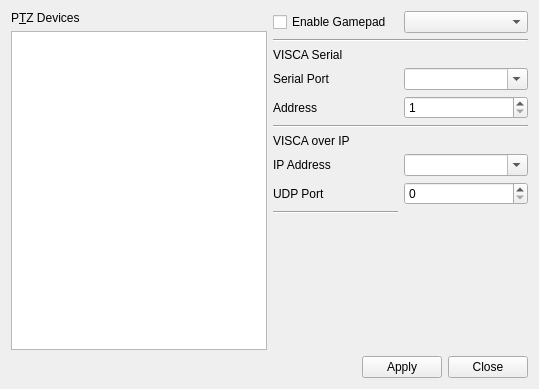
<?xml version="1.0" encoding="UTF-8"?>
<ui version="4.0">
 <class>PTZSettings</class>
 <widget class="QWidget" name="PTZSettings">
  <property name="geometry">
   <rect>
    <x>0</x>
    <y>0</y>
    <width>539</width>
    <height>389</height>
   </rect>
  </property>
  <property name="windowTitle">
   <string>PTZ Device Settings</string>
  </property>
  <layout class="QVBoxLayout" name="verticalLayout">
   <item>
    <layout class="QHBoxLayout" name="horizontalLayout_5">
     <item>
      <layout class="QVBoxLayout" name="verticalLayout_3">
       <item>
        <widget class="QLabel" name="label_2">
         <property name="text">
          <string>P&amp;TZ Devices</string>
         </property>
         <property name="buddy">
          <cstring>deviceList</cstring>
         </property>
        </widget>
       </item>
       <item>
        <widget class="QListView" name="deviceList">
         <property name="contextMenuPolicy">
          <enum>Qt::CustomContextMenu</enum>
         </property>
        </widget>
       </item>
       <item>
        <layout class="QHBoxLayout" name="horizontalLayout_2">
         <item>
          <widget class="QPushButton" name="addPTZ">
           <property name="maximumSize">
            <size>
             <width>22</width>
             <height>22</height>
            </size>
           </property>
           <property name="toolTip">
            <string>Add PTZ Device</string>
           </property>
           <property name="accessibleName">
            <string>Add PTZ Device</string>
           </property>
           <property name="text">
            <string notr="true"/>
           </property>
           <property name="flat">
            <bool>true</bool>
           </property>
           <property name="themeID" stdset="0">
            <string notr="true">addIconSmall</string>
           </property>
          </widget>
         </item>
         <item>
          <widget class="QPushButton" name="removePTZ">
           <property name="maximumSize">
            <size>
             <width>22</width>
             <height>22</height>
            </size>
           </property>
           <property name="toolTip">
            <string>RemoveScripts</string>
           </property>
           <property name="accessibleName">
            <string>RemoveScripts</string>
           </property>
           <property name="text">
            <string notr="true"/>
           </property>
           <property name="flat">
            <bool>true</bool>
           </property>
           <property name="themeID" stdset="0">
            <string notr="true">removeIconSmall</string>
           </property>
          </widget>
         </item>
         <item>
          <spacer name="horizontalSpacer_2">
           <property name="orientation">
            <enum>Qt::Horizontal</enum>
           </property>
           <property name="sizeHint" stdset="0">
            <size>
             <width>40</width>
             <height>20</height>
            </size>
           </property>
          </spacer>
         </item>
        </layout>
       </item>
      </layout>
     </item>
     <item>
      <layout class="QVBoxLayout" name="propertiesLayout" stretch="0,1,0,0">
       <property name="sizeConstraint">
        <enum>QLayout::SetDefaultConstraint</enum>
       </property>
       <item>
        <layout class="QGridLayout" name="gridLayout">
         <item row="9" column="0">
          <widget class="QLabel" name="label_3">
           <property name="text">
            <string>UDP Port</string>
           </property>
          </widget>
         </item>
         <item row="3" column="0">
          <widget class="QLabel" name="serialLabel">
           <property name="text">
            <string>VISCA Serial</string>
           </property>
          </widget>
         </item>
         <item row="1" column="0">
          <widget class="QCheckBox" name="gamepadCheckBox">
           <property name="text">
            <string>Enable Gamepad</string>
           </property>
          </widget>
         </item>
         <item row="4" column="0">
          <widget class="QLabel" name="visca_port_label">
           <property name="text">
            <string>Serial Port</string>
           </property>
          </widget>
         </item>
         <item row="5" column="0">
          <widget class="QLabel" name="label_4">
           <property name="text">
            <string>Address</string>
           </property>
          </widget>
         </item>
         <item row="7" column="0">
          <widget class="QLabel" name="label_5">
           <property name="text">
            <string>VISCA over IP</string>
           </property>
          </widget>
         </item>
         <item row="8" column="0">
          <widget class="QLabel" name="label">
           <property name="text">
            <string>IP Address</string>
           </property>
          </widget>
         </item>
         <item row="1" column="1">
          <widget class="QComboBox" name="gamepadComboBox"/>
         </item>
         <item row="4" column="1">
          <widget class="QComboBox" name="viscaPortComboBox">
           <property name="editable">
            <bool>true</bool>
           </property>
          </widget>
         </item>
         <item row="5" column="1">
          <widget class="QSpinBox" name="viscaIDSpinBox">
           <property name="minimum">
            <number>1</number>
           </property>
           <property name="maximum">
            <number>7</number>
           </property>
          </widget>
         </item>
         <item row="8" column="1">
          <widget class="QComboBox" name="ipAddressComboBox">
           <property name="editable">
            <bool>true</bool>
           </property>
          </widget>
         </item>
         <item row="9" column="1">
          <widget class="QSpinBox" name="udpPortSpinBox">
           <property name="maximum">
            <number>65535</number>
           </property>
          </widget>
         </item>
         <item row="6" column="0" colspan="2">
          <widget class="Line" name="line_2">
           <property name="orientation">
            <enum>Qt::Horizontal</enum>
           </property>
          </widget>
         </item>
         <item row="2" column="0" colspan="2">
          <widget class="Line" name="line">
           <property name="orientation">
            <enum>Qt::Horizontal</enum>
           </property>
          </widget>
         </item>
         <item row="10" column="0">
          <widget class="Line" name="line_3">
           <property name="orientation">
            <enum>Qt::Horizontal</enum>
           </property>
          </widget>
         </item>
        </layout>
       </item>
       <item>
        <spacer name="verticalSpacer">
         <property name="orientation">
          <enum>Qt::Vertical</enum>
         </property>
         <property name="sizeHint" stdset="0">
          <size>
           <width>20</width>
           <height>1500</height>
          </size>
         </property>
        </spacer>
       </item>
       <item>
        <widget class="QLabel" name="versionLabel">
         <property name="sizePolicy">
          <sizepolicy hsizetype="Preferred" vsizetype="Minimum">
           <horstretch>0</horstretch>
           <verstretch>0</verstretch>
          </sizepolicy>
         </property>
        </widget>
       </item>
       <item>
        <layout class="QHBoxLayout" name="horizontalLayout">
         <item>
          <spacer name="horizontalSpacer">
           <property name="orientation">
            <enum>Qt::Horizontal</enum>
           </property>
           <property name="sizeHint" stdset="0">
            <size>
             <width>40</width>
             <height>20</height>
            </size>
           </property>
          </spacer>
         </item>
         <item>
          <widget class="QPushButton" name="applyButton">
           <property name="text">
            <string>Apply</string>
           </property>
          </widget>
         </item>
         <item>
          <widget class="QPushButton" name="close">
           <property name="text">
            <string>Close</string>
           </property>
          </widget>
         </item>
        </layout>
       </item>
      </layout>
     </item>
    </layout>
   </item>
  </layout>
 </widget>
 <tabstops>
  <tabstop>close</tabstop>
 </tabstops>
 <resources/>
 <connections/>
</ui>
